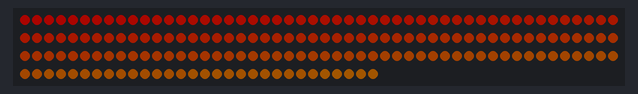
Bench run of a sketch on a simulated Arduino Uno, built with avr-gcc and run on an emulated ATmega328P. Shown: 180 RGB LEDs in strip order, left to right, continuing on the next row. Dim RGB values are drawn brighter than linear.

Above: at 1.1 s.

The sketch:

color_test.ino
```cpp
#include "FastLED.h"

#define BRIGHTNESS 50
//#define LOW_HUE 226
//#define HIGH_HUE 52
#define LOW_HUE 4
#define HIGH_HUE 36

#define N_LEDS 180

CRGB leds[N_LEDS];

void setup() {
  uint16_t hue;

  delay(1000);
  random16_set_seed(analogRead(0));

  FastLED.addLeds<NEOPIXEL, 9>(leds, N_LEDS);
  FastLED.setBrightness(BRIGHTNESS);
  FastLED.setCorrection(TypicalSMD5050);
  for (uint16_t i = 0; i < N_LEDS; i++) {
    hue = lerp8by8(LOW_HUE, HIGH_HUE, (i*255)/N_LEDS);
    if (hue > 255) {
      hue -= 256;
    }
    leds[i] = CHSV(hue, 255, 255);
  }
  FastLED.show();
}

void loop() {
}
```
